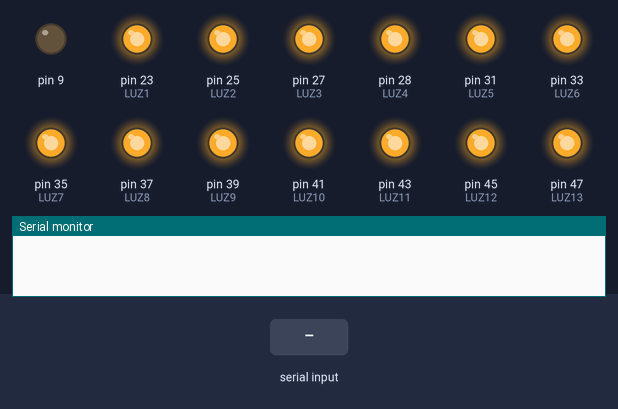
Simulated run of this sketch. Board: Arduino Mega 2560, built with avr-gcc and run on an emulated ATmega2560. On the bench: output pins drawn as LEDs (lit = HIGH), the last lines printed to the serial monitor. The inputs (shaded band) are chosen by the test bench.

Above: at 1.2 s.
1.3 s: "a" received over the second serial link
At 2.3 s:
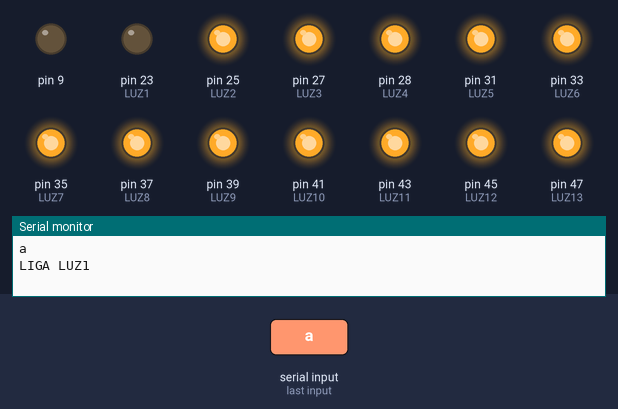
2.8 s: "c" received over the second serial link
At 3.5 s:
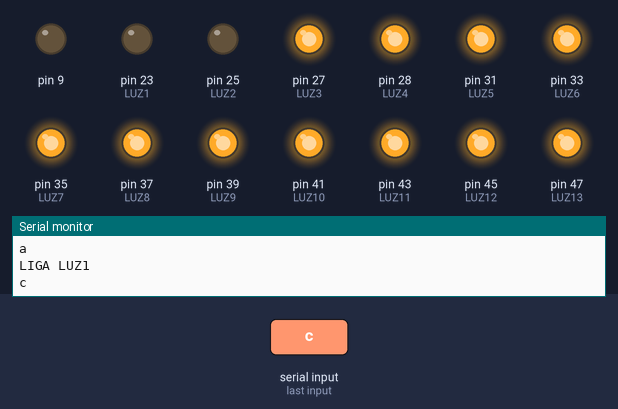
4.3 s: "b" received over the second serial link
At 4.6 s:
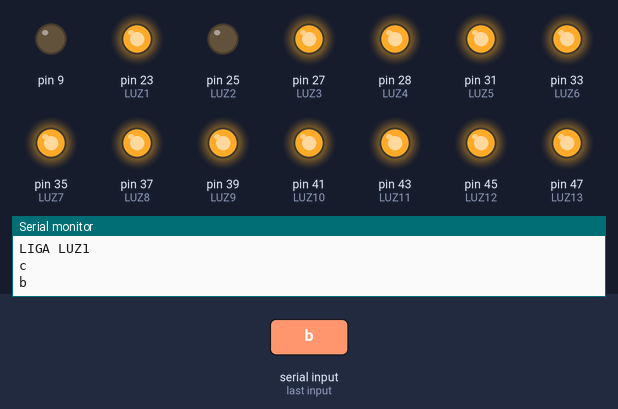
5.8 s: "e" received over the second serial link
At 7.0 s:
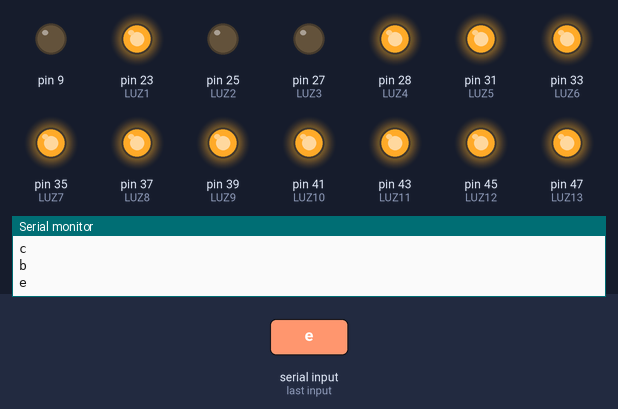
7.3 s: "d" received over the second serial link
At 8.1 s:
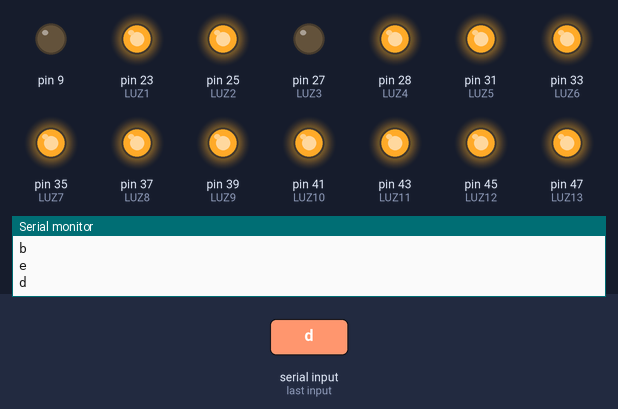
8.8 s: "a" received over the second serial link
At 9.2 s:
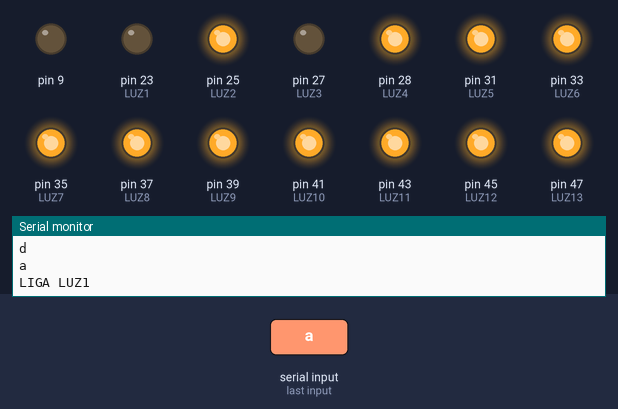
Timing chart, 0 to 11.3 s (numbered marks = the images above; inputs shaded):
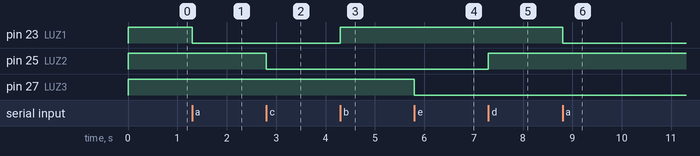

The sketch:

SelfHouse_1_mega_ino.ino
```cpp
#include <IRremote.h>
#include <SoftwareSerial.h>

SoftwareSerial servidor(10, 11); // RX, TX

IRsend irsend;

#define LUZ1 23
#define LUZ2 25
#define LUZ3 27
#define LUZ4 28
#define LUZ5 31
#define LUZ6 33
#define LUZ7 35
#define LUZ8 37
#define LUZ9 39
#define LUZ10 41
#define LUZ11 43
#define LUZ12 45
#define LUZ13 47
#define LUZ14 49
#define LUZ15 51
#define LUZ16 53

// Configurando delay`s
int delay_botoes = 50;
int delay_programa = 100;


void setup()
{
    Serial.begin(9600);
    servidor.begin(9600);

    pinMode(LUZ1, OUTPUT);
    pinMode(LUZ2, OUTPUT);
    pinMode(LUZ3, OUTPUT);
    pinMode(LUZ4, OUTPUT);
    pinMode(LUZ5, OUTPUT);
    pinMode(LUZ6, OUTPUT);
    pinMode(LUZ7, OUTPUT);
    pinMode(LUZ8, OUTPUT);
    pinMode(LUZ9, OUTPUT);
    pinMode(LUZ10, OUTPUT);
    pinMode(LUZ11, OUTPUT);
    pinMode(LUZ12, OUTPUT);
    pinMode(LUZ13, OUTPUT);
    pinMode(LUZ14, OUTPUT);
    pinMode(LUZ15, OUTPUT);
    pinMode(LUZ16, OUTPUT);

    digitalWrite(LUZ1, 1);
    digitalWrite(LUZ2, 1);
    digitalWrite(LUZ3, 1);
    digitalWrite(LUZ4, 1);
    digitalWrite(LUZ5, 1);
    digitalWrite(LUZ6, 1);
    digitalWrite(LUZ7, 1);
    digitalWrite(LUZ8, 1);
    digitalWrite(LUZ9, 1);
    digitalWrite(LUZ10, 1);
    digitalWrite(LUZ11, 1);
    digitalWrite(LUZ12, 1);
    digitalWrite(LUZ13, 1);
    digitalWrite(LUZ14, 1);
    digitalWrite(LUZ15, 1);
    digitalWrite(LUZ16, 1);

    pinMode(9, OUTPUT);
    delay(40);
}

void loop()
{

  // Retorno dos dados do servidor
  String linha = "";
  servidor.listen();
  if (servidor.available() > 0) {
    char acao = servidor.read();

    Serial.println(acao);

    if(acao == 'a') {
      digitalWrite(LUZ1,0);
      Serial.println("LIGA LUZ1");
    }
    else if (acao =='b') {
      digitalWrite(LUZ1,1);
    }
    else if (acao =='c') {
      digitalWrite(LUZ2,0);
    }
     else if (acao =='d') {
      digitalWrite(LUZ2,1);
    }
     else if (acao =='e') {
      digitalWrite(LUZ3,0);
    }
     else if (acao =='f') {
      digitalWrite(LUZ3,1);
    }

    else {}


  }
}
```

Measured:
- after the input at 1.3 s, pin 23 (LUZ1): HIGH → LOW at once
- after the input at 2.8 s, pin 25 (LUZ2): HIGH → LOW at once
- after the input at 4.3 s, pin 23 (LUZ1): LOW → HIGH at once
- after the input at 5.8 s, pin 27 (LUZ3): HIGH → LOW at once
- after the input at 7.3 s, pin 25 (LUZ2): LOW → HIGH at once
- after the input at 8.8 s, pin 23 (LUZ1): HIGH → LOW at once
